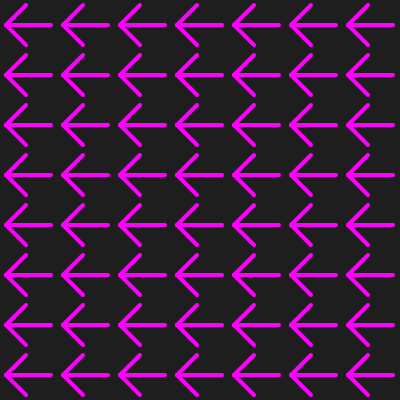
Frame 1 (no input)
Frame 60 (no input): identical to frame 1, image omitted
Frame 120 (the mouse pressed at the canvas centre since frame 60): identical to frame 1, image omitted

The p5.js sketch that drew this single still picture (run headless with seeded random() and noise() and a simulated clock; from frame 60 on, the mouse is pressed at the canvas centre):

// p5.js sketch
// ── sketch.js
function setup() {
  createCanvas(400, 400);
  smooth();
}

function draw() {
  background(30);
  for (var x=0; x<7; x=x+1) {
    for (var y=0; y<8; y=y+1) {
      //calls the arrow function that we have defined below
      arrow(x*57+6, y*50+25);
    }
  }
}

//this defines the arrow function
function arrow(x, y) {
  //this draws an arrow, relative to any given x and y value
  strokeWeight(4);
  stroke(255, 0, 255);
  line(x+20, y+20, x, y); 
  line(x+20, y-20, x, y); 
  line(x, y, x+45, y);
}
